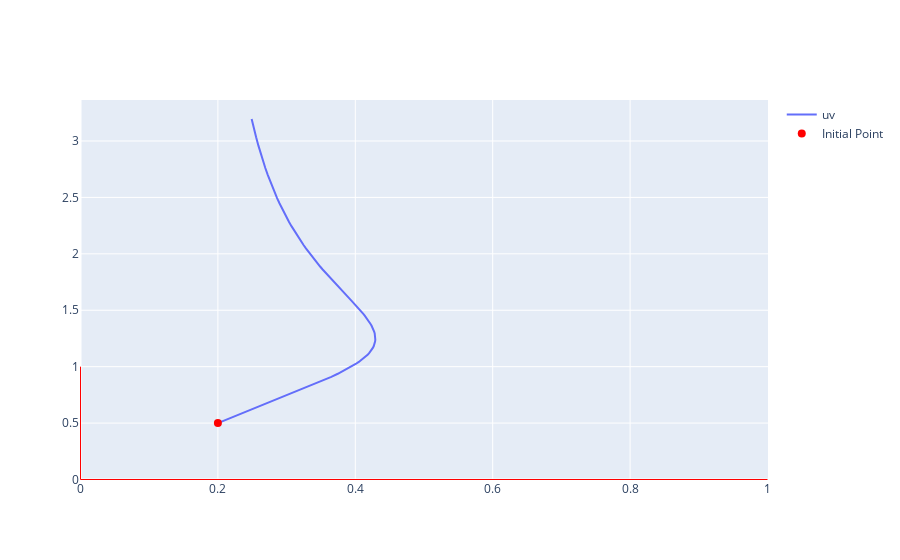

Notebook code cell kept with this figure:
### Code cell
fig_uv = go.Figure()
fig_uv.add_shape(
    type="line",
    x0=0,
    y0=0.0,
    x1=1,
    y1=0.0,
    line=dict(color="red", width=1),
)
fig_uv.add_shape(
    type="line",
    x0=0,
    y0=1.0,
    x1=0,
    y1=0.0,
    line=dict(color="red", width=1),
)

fig_uv.add_trace(go.Scatter(x=u, y=v, mode='lines', name='uv'))
fig_uv.add_trace(go.Scatter(x=[u0], y=[v0], mode='markers', marker=dict(size=8, color='red'), name='Initial Point'))

fig_uv.show()
